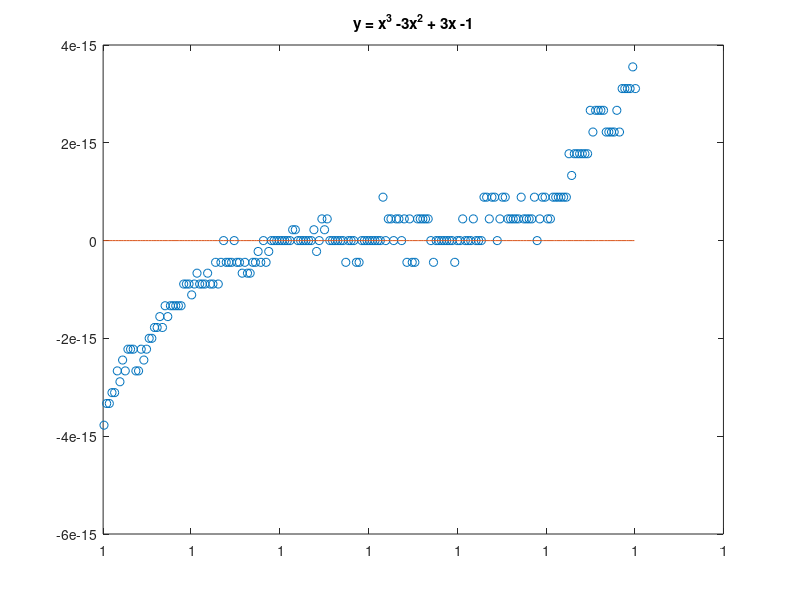
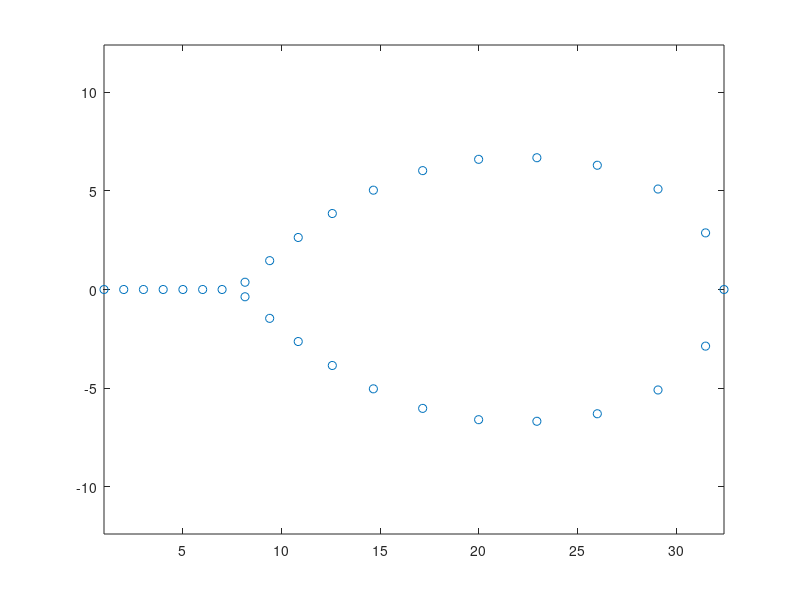

The MATLAB script that drew these images, in order:
%% Supplemental exercise for hw2.

%% Exercise 1
format long
a = 0.000015;
x = 1-a : a/100 : 1+a;
y = x.^3 - 3*x.^2 + 3*x -1;      % same as (x-1)^3
plot (x, y, 'o', x, zeros(size (x)));
title("y = x^3 -3x^2 + 3x -1");

%% Exercise 2
figure
% n = 3;            % initial values
% n = 21;
n = 30;
% n = 50;
% n = 100;

p = poly(1:n);
r = roots(p)
plot(real(r), imag(r),'o')
axis('equal')
